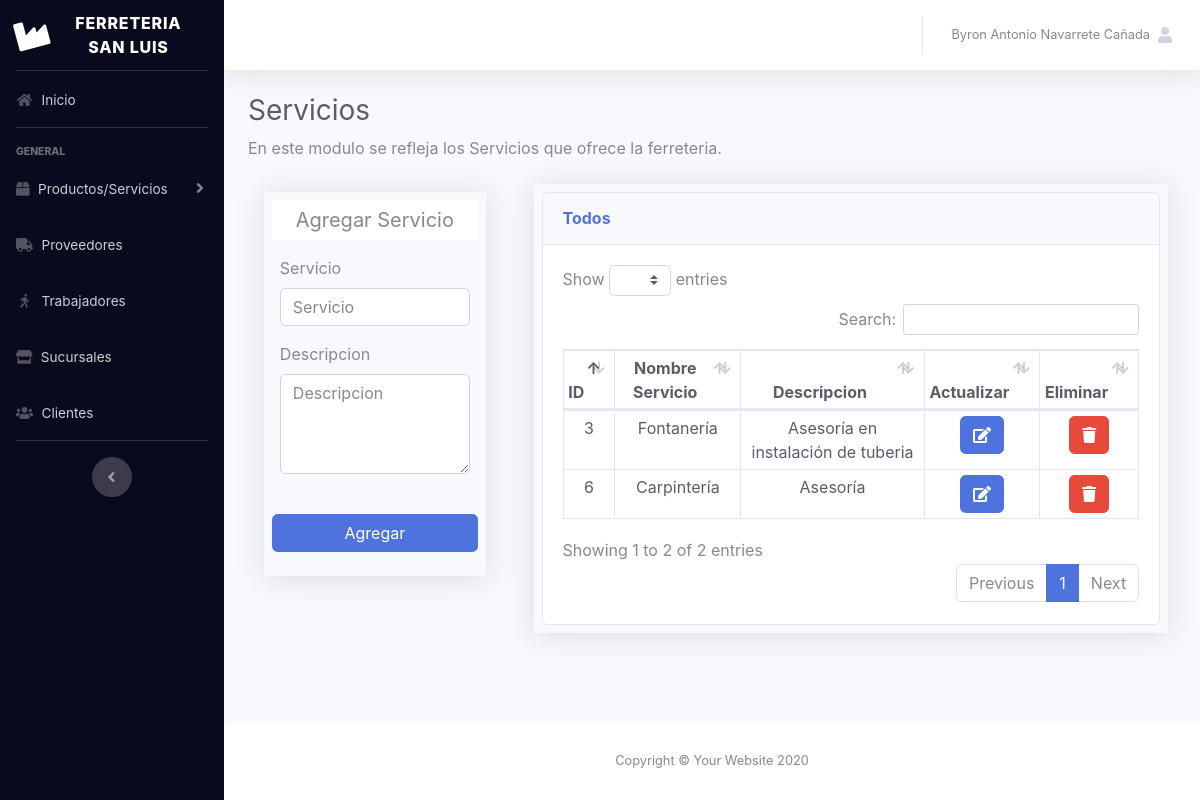
Screenshot of /admin/servicios (signed in) with the database file from the repository.
### tables this page shows
CREATE TABLE IF NOT EXISTS `servicio` (
  `ser_id` int(11) NOT NULL AUTO_INCREMENT,
  `ser_nombre` varchar(25) NOT NULL,
  `ser_descripcion` varchar(255) NOT NULL,
  `ser_img` varchar(255) DEFAULT NULL,
  PRIMARY KEY (`ser_id`)
);

### admin/config/Controller.php (called while the page is built, shortened)
<?php
abstract class Controller
{
    protected function loadModel($modelo)
    {
        $modelo=$modelo.'Model';
        $rutaModelo=ROOT.'Models'.DS.$modelo.'.php';
        if(is_readable($rutaModelo))
        {
            $modelo=new $modelo;
            return $modelo;
        }
        else
        {
            throw new Exception('Error en el modelo');
        }
    }
}

### admin/config/Accesos.php (called while the page is built, shortened)
<?php
    class Accesos{
        public static function getDatos($clave){
            if(isset($_SESSION[$clave])) return $_SESSION[$clave];
            else return false;
        }
    }

### admin/config/Model.php (called while the page is built, shortened)
<?php
class Model
{
    public function __construct()
    {
        $this->_db= new Database();
    }
}

### admin/Models/serviciosModel.php (called while the page is built, shortened)
<?php
    class serviciosModel extends Model{
        public function getServicios($id_sucursal){
            $ser =  $this->_db->prepare('SELECT s.*,su.*
            FROM servicio AS s INNER JOIN servicio_sucursal AS ss ON s.ser_id = ss.servicio_fk
                 INNER JOIN sucursal AS su ON su.sucursal_ID = ss.sucursal_fk
            WHERE su.sucursal_ID = :id');
            $ser->execute(['id' => $id_sucursal]);
            return $ser->fetchAll();
        }
    }

### admin/index.php (called while the page is built, shortened)
<?php
require_once APP_PATH . 'Controller.php';
require_once APP_PATH . 'Model.php';
require_once APP_PATH . 'Accesos.php';
$rutas = new Rutas();
$rutas->run();

### admin/Controllers/serviciosController.php (the view, shortened to what this page needs)
<?php
    class serviciosController extends Controller{
        private $serviciosModel;
        function __construct()
        {
            $this->serviciosModel = $this->loadModel('servicios');
        }
        public function generarServicios(){
            $tabla = '';
            $servicios = $this->serviciosModel->getServicios(Accesos::getDatos('identificadorSuc'));
            foreach($servicios AS $servicio){
                $servicioData = json_encode($servicio);
                $tabla .= '
                    <tr>
                        <td>'.$servicio['ser_id'].'</td>
                        <td>'.$servicio['ser_nombre'].'</td>
                        <td>'.$servicio['ser_descripcion'].'</td>
                        <td><button class="btn btn-primary editServicio" data-target="#ServiciosShowModal" data-servicio=\''.$servicioData.'\' data-toggle="modal"><span class="fa fa-edit"></span></button></td>
                        <td><button class="btn btn-danger elimServicio" data-id='.$servicio['ser_id'].'><span class="fa fa-trash"></span></button></td>
                    </tr>
                ';
            }
            return $tabla;
        }
        public function index(){
            $this->_view->allServices = $this->generarServicios();
            $this->_view->renderizar('index');
        }
    }

### rows the page displays
servicio: ser_id "3", ser_nombre "Fontanería", ser_descripcion "Asesoría en instalación de tuberia"
servicio: ser_id "6", ser_nombre "Carpintería", ser_descripcion "Asesoría"

### other values shown
Accesos::getDatos('nameSucursal') "FERRETERIA SAN LUIS"
Accesos::getDatos('usuario') "Byron Antonio Navarrete Cañada"
